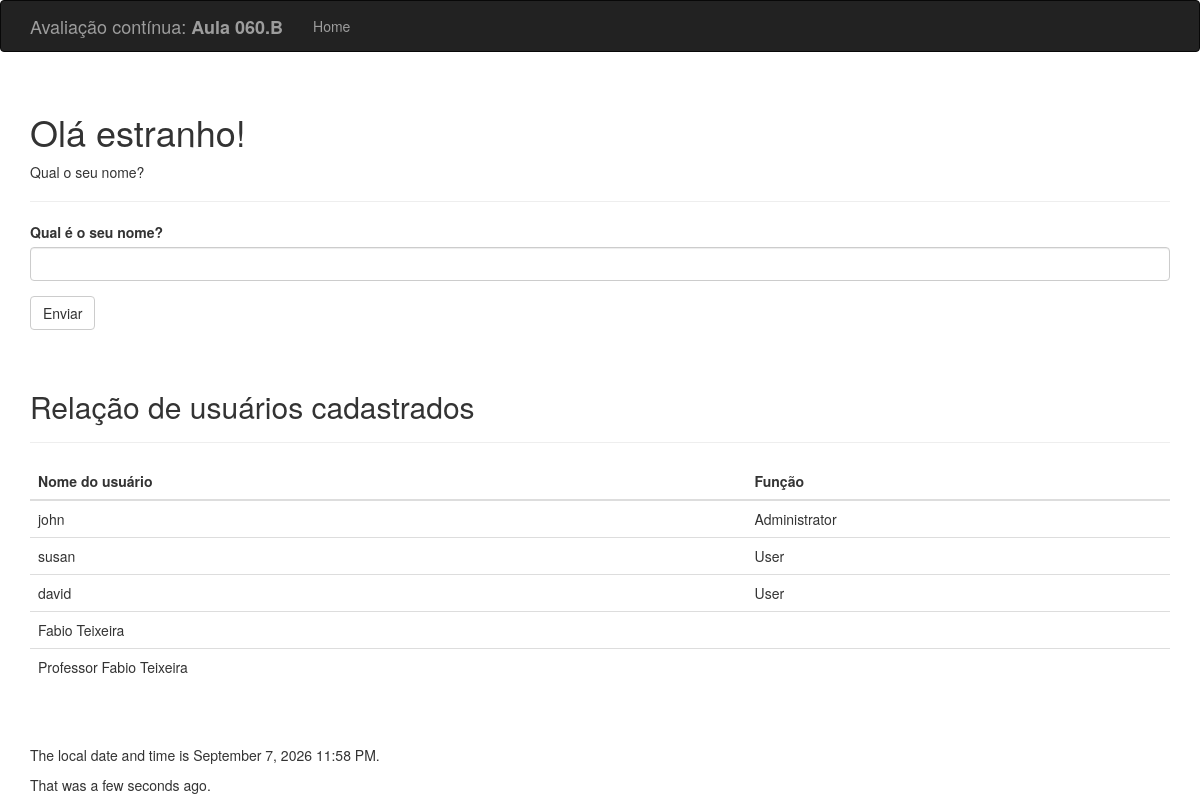
Before: / with the older database file.
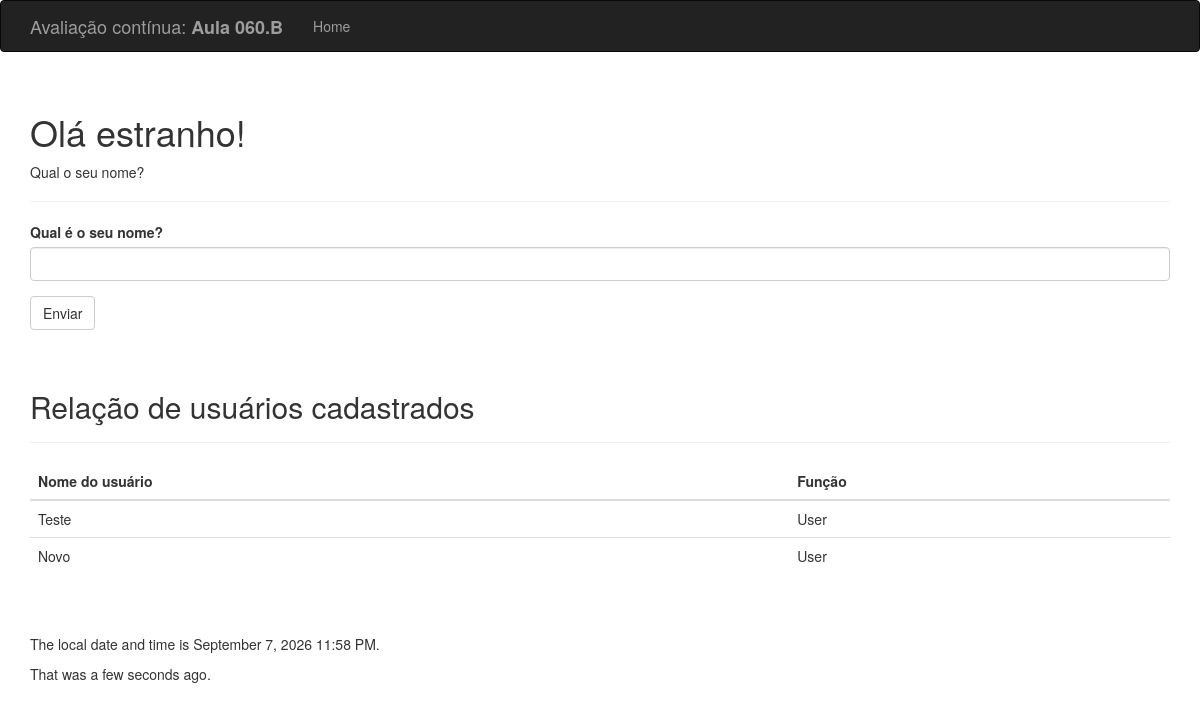
After: the same page with the newer database file.
### hello.py (models this page shows, shortened)
class User(db.Model):
    __tablename__ = 'users'
    id = db.Column(db.Integer, primary_key=True)
    username = db.Column(db.String(64), unique=True, index=True)
    role_id = db.Column(db.Integer, db.ForeignKey('roles.id')) # FK apontando para o id da tabela roles

class Role(db.Model):
    __tablename__ = 'roles'
    id = db.Column(db.Integer, primary_key=True)
    name = db.Column(db.String(64), unique=True)
    users = db.relationship('User', backref='role', lazy='dynamic') # Uma Role pode estar ligada a vários Users

### hello.py (the view, shortened to what this page needs)
@app.route('/', methods=['GET', 'POST'])
def index():
    form = NameForm()
    todos_os_usuarios = User.query.all()
    return render_template('index.html',
                           form=form,
                           nome_completo=session.get('name'),
                           known=session.get('known', False),
                           users=todos_os_usuarios)

### hello.py
class NameForm(FlaskForm):
    name = StringField('Qual é o seu nome?', validators=[DataRequired()])
    submit = SubmitField('Enviar')

### hello.py (called while the page is built)
@app.context_processor
def inject_time():
    return dict(current_time=datetime.utcnow())

### templates/index.html (shortened to what this page needs)
{% extends "base.html" %}
{% import "bootstrap/wtf.html" as wtf %}
{% block page_content %}
<div class="page-header">
{% if nome_completo %}
    <h1>Olá, {{ nome_completo }}!</h1>
    {% if not known %}
        <p>Prazer em te conhecer!</p>
    {% else %}
        <p>Bom te ver novamente!</p>
    {% endif %}
{% else %}
    <h1>Olá estranho!</h1>
    <p>Qual o seu nome?</p>
{% endif %}
</div>
{{ wtf.quick_form(form) }}
<br>
<div class="page-header">
    <h2>Relação de usuários cadastrados</h2>
</div>
<div class="table-responsive">
    <table class="table">
        <thead>
            <tr>
                <th>Nome do usuário</th>
                <th>Função</th>
            </tr>
        </thead>
        <tbody>
            {% if users %}
                {% for user in users %}
                    <tr>
                        <td>{{ user.username }}</td>
                        <td>{{ user.role.name }}</td>
                    </tr>
                {% endfor %}
            {% else %}
                <tr>
                    <td colspan="2">Nenhum usuário cadastrado.</td>
                </tr>
            {% endif %}
        </tbody>
    </table>
</div>
{% endblock %}

### templates/base.html (shortened to what this page needs)
{% extends "bootstrap/base.html" %}
{% block head %}
{{ super() }}
{% endblock %}
{% block navbar %}
<div class="navbar navbar-inverse" role="navigation">
    <div class="container">
        <div class="navbar-header">
            <a class="navbar-brand" href="{{ url_for('index') }}">Avaliação contínua: <strong>Aula 060.B</strong></a>
        </div>
        <div class="navbar-collapse collapse">
            <ul class="nav navbar-nav">
                <li><a href="{{ url_for('index') }}">Home</a></li>
            </ul>
        </div>
    </div>
</div>
{% endblock %}
{% block content %}
<div class="container">
    {% block page_content %}{% endblock %}
    <br><br>
    <p>The local date and time is {{ moment(current_time).format('LLL') }}.</p>
    <p>That was {{ moment(current_time).fromNow(refresh=True) }}.</p>
</div>
{% endblock %}

Changed rows visible on the page:
removed User: username "david", role.name "User"
removed User: username "Fabio Teixeira"
removed User: username "Professor Fabio Teixeira"
changed User: username "john" → "Teste"; role.name "Administrator" → "User"
changed User: username "susan" → "Novo"
